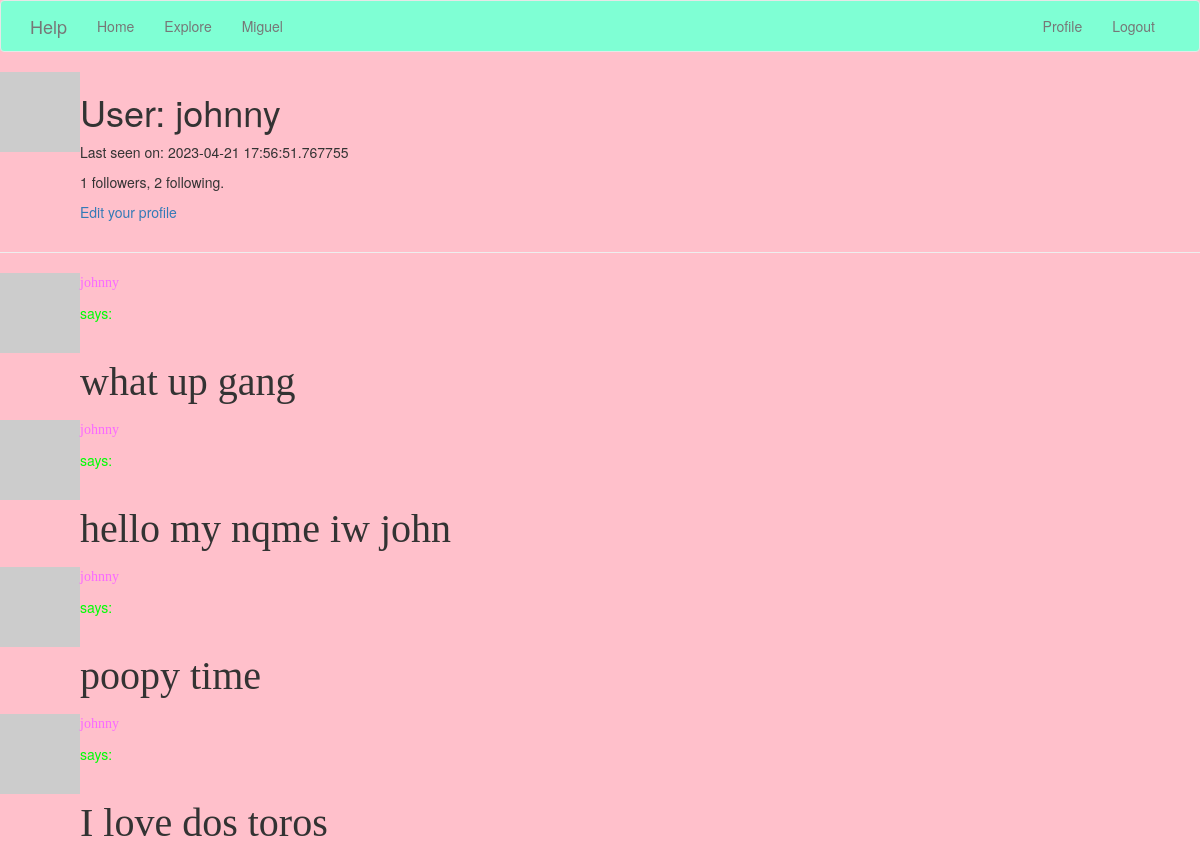
/user/johnny (signed in), run on an earlier commit of the app's database.
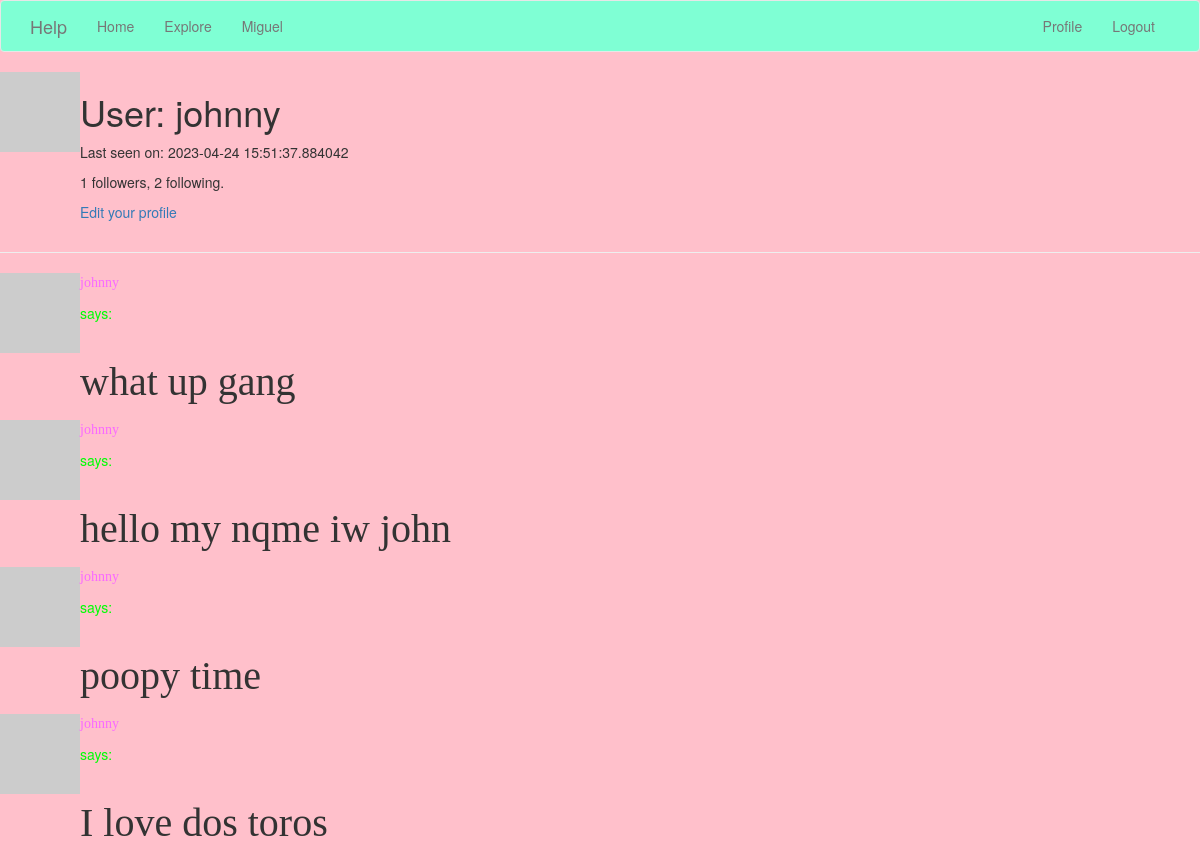
And on a later commit of the database.
### app/models.py (models this page shows, shortened)
class User(UserMixin, db.Model):
    id = db.Column(db.Integer, primary_key=True)
    username = db.Column(db.String(64), index=True, unique=True)
    email = db.Column(db.String(120), index=True, unique=True)
    password_hash = db.Column(db.String(128))
    posts = db.relationship('Post', backref='author', lazy='dynamic')
    about_me = db.Column(db.String(140))
    last_seen = db.Column(db.DateTime, default=datetime.utcnow)
    followed = db.relationship(
        'User', secondary=followers,
        primaryjoin=(followers.c.follower_id == id),
        secondaryjoin=(followers.c.followed_id == id),
        backref=db.backref('followers', lazy='dynamic'), lazy='dynamic')
    def avatar(self, size):
        digest = md5(self.email.lower().encode('utf-8')).hexdigest()
        return 'https://www.gravatar.com/avatar/729e26a2a2c7ff24a71958d4aa4e5f35'.format(
            digest, size)

class Post(db.Model):
    id = db.Column(db.Integer, primary_key=True)
    body = db.Column(db.String(140))
    timestamp = db.Column(db.DateTime, index=True, default=datetime.utcnow)
    user_id = db.Column(db.Integer, db.ForeignKey('user.id'))

### app/routes.py (the view)
@app.route('/user/<username>')
@login_required
def user(username):
    user = User.query.filter_by(username=username).first_or_404()
    page = request.args.get('page', 1, type=int)
    posts = user.posts.order_by(Post.timestamp.desc()).paginate(
        page=page, per_page=app.config['POSTS_PER_PAGE'], error_out=False)
    next_url = url_for('user', username=user.username, page=posts.next_num) \
        if posts.has_next else None
    prev_url = url_for('user', username=user.username, page=posts.prev_num) \
        if posts.has_prev else None
    form = EmptyForm()
    return render_template('user.html', user=user, posts=posts.items,
                           next_url=next_url, prev_url=prev_url, form=form)

### app/models.py (called while the page is built)
@login.user_loader
def load_user(id):
    return User.query.get(int(id))

### app/routes.py (called while the page is built)
@app.before_request
def before_request():
    if current_user.is_authenticated:
        current_user.last_seen = datetime.utcnow()
        db.session.commit()

### app/templates/user.html (shortened to what this page needs)
{% extends "base.html" %}
{% block content %}
    <table>
        <tr valign="top">
            <td><img src="{{ user.avatar(128) }}"></td>
            <td>
                <h1>User: {{ user.username }}</h1>
                {% if user.last_seen %}<p>Last seen on: {{ user.last_seen }}</p>{% endif %}
                <p>{{ user.followers.count() }} followers, {{ user.followed.count() }} following.</p>
                {% if user == current_user %}
                <p><a href="{{ url_for('edit_profile') }}">Edit your profile</a></p>
                {% endif %}
            </td>
        </tr>
    </table>
    <hr>
    {% for post in posts %}
        {% include '_post.html' %}
    {% endfor %}
{% endblock %}

### app/templates/base.html (shortened to what this page needs)
{% extends 'bootstrap/base.html' %}
{% block navbar %}
    <nav style="background-color:aquamarine;", class="navbar navbar-default">
        <div class="container">
            <div class="navbar-header">
                <a class="navbar-brand" href="{{ url_for('index') }}">Help</a>
            </div>
            <div class="collapse navbar-collapse" id="bs-example-navbar-collapse-1">
                <ul class="nav navbar-nav">
                    <li><a href="{{ url_for('index') }}">Home</a></li>
                    <li><a href="{{ url_for('explore') }}">Explore</a></li>
                    <li><a href="{{ url_for('miguel') }}">Miguel</a></li>
                </ul>
                <ul class="nav navbar-nav navbar-right">
                    {% if current_user.is_anonymous %}
                    <li><a href="{{ url_for('login') }}">Login</a></li>
                    {% else %}
                    <li><a href="{{ url_for('user', username=current_user.username) }}">Profile</a></li>
                    <li><a href="{{ url_for('logout') }}">Logout</a></li>
                    {% endif %}
                </ul>
            </div>
        </div>
    </nav>
{% endblock %}

### app/templates/_post.html
    <table>
        <tr valign="top">
            <td><img src="{{ post.author.avatar(36) }}"></td>
            <td>
                <a href="{{ url_for('user', username=post.author.username) }}">
                    <p style="font-family: Impact; color: #FA69FF" >{{ post.author.username }} </p>
                </a>
              <body style="background-color:pink;">
              <p style="color: #00FF04">  says:</p><br><p style="font-family: Brush Script MT; font-size: 40px"> {{ post.body }} </p>
              </body>
            </td>
        </tr>
    </table>

What changed in the data, as far as the page shows it:
changed User "johnny": last_seen "2023-04-21 17:56:51.767755" → "2023-04-24 15:51:37.884042"
